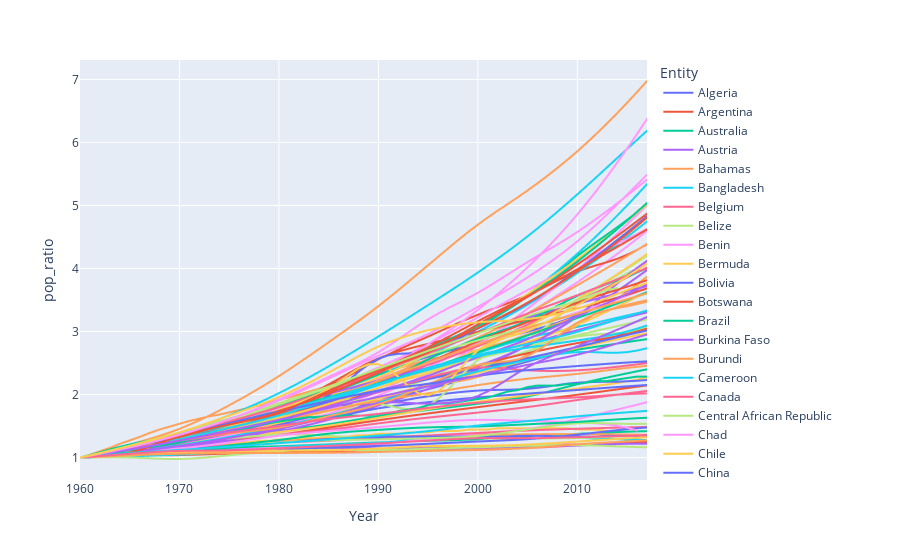

The code cell stored with this chart in its notebook:
### Code cell
px.line(gpd_and_pop, x='Year', y='pop_ratio', color='Entity')
